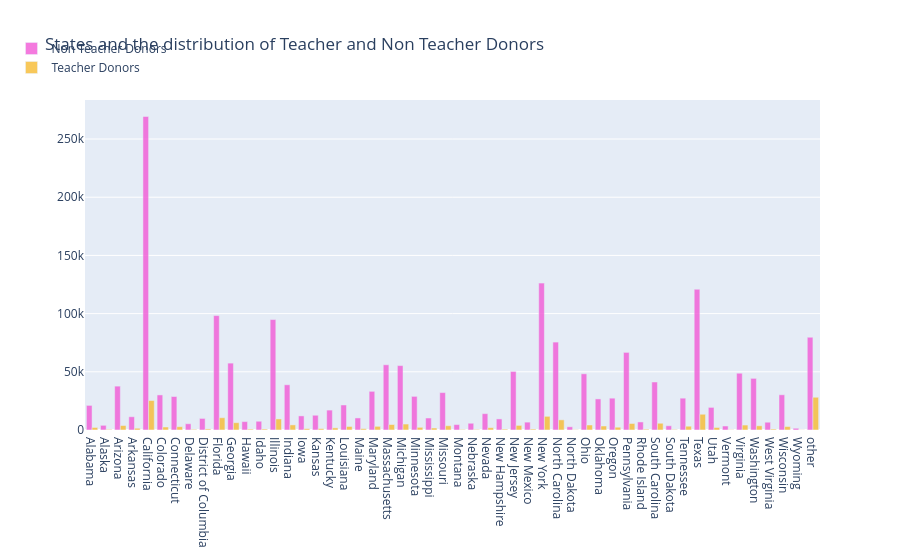

Notebook code cell kept with this figure:
### Markdown cell above
> Aunque la mayor cantidad de donantes proviene del estado de California (ubicado en la costa oeste), la región de la costa este de los Estados Unidos presenta una mayor densidad de donantes en comparación con el oeste. Una cantidad significativa de donantes también se encuentra localizada en Hawái y Alaska.

## <a id="2.6">2.6 Número de Donantes Profesores y No Profesores por Estado</a>

### Code cell
# which city and state has maximum teacher donors 
tempdf = donors_df.groupby(['Donor State', 'Donor Is Teacher']).agg({'Donor Is Teacher' : 'count' }).rename(columns={'Donor Is Teacher' : 'Teacher Donor Counts'}).reset_index()

no_df = tempdf[tempdf['Donor Is Teacher']=='No']
no_x = no_df['Donor State']
no_y = no_df['Teacher Donor Counts']
yes_df = tempdf[tempdf['Donor Is Teacher']=='Yes']
yes_x = yes_df['Donor State']
yes_y = yes_df['Teacher Donor Counts']

trace1 = go.Bar(
    x=no_x,
    y=no_y,
    name='Non Teacher Donors',
    marker=dict(color='#f259d6'),
    opacity=0.8
)
trace2 = go.Bar(
    x=yes_x,
    y=yes_y,
    name='Teacher Donors',
    marker=dict(color='#f7bb31'),
    opacity=0.8
)

data = [trace1, trace2]
layout = go.Layout(
    barmode='group',
    legend=dict(dict(x=-.1, y=1.2)),
    margin=dict(b=120),
    title = 'States and the distribution of Teacher and Non Teacher Donors',
)

fig = go.Figure(data=data, layout=layout)
iplot(fig, filename='grouped-bar')

### Figure 1 — Plotly figure (JSON) as saved in the notebook; plotly's stock layout.template omitted (floating-point values rounded to 4 significant figures)
{"data": [{"marker": {"color": "#f259d6"}, "name": "Non Teacher Donors", "opacity": 0.8, "type": "bar", "x": ["Alabama", "Alaska", "Arizona", "Arkansas", "California", "Colorado", "Connecticut", "Delaware", "District of Columbia", "Florida", "Georgia", "Hawaii", "Idaho", "Illinois", "Indiana", "Iowa", "Kansas", "Kentucky", "Louisiana", "Maine", "Maryland", "Massachusetts", "Michigan", "Minnesota", "Mississippi", "Missouri", "Montana", "Nebraska", "Nevada", "New Hampshire", "New Jersey", "New Mexico", "New York", "North Carolina", "North Dakota", "Ohio", "Oklahoma", "Oregon", "Pennsylvania", "Rhode Island", "South Carolina", "South Dakota", "Tennessee", "Texas", "Utah", "Vermont", "Virginia", "Washington", "West Virginia", "Wisconsin", "Wyoming", "other"], "y": [21124, 4006, 37690, 11383, 269366, 30132, 28773, 5379, 9940, 98281, 57461, 7201, 7509, 94882, 38847, 12121, 12680, 17105, 21486, 10349, 33230, 56017, 55318, 28893, 10294, 32150, 4641, 5804, 14037, 9514, 50303, 6758, 126213, 75546, 2752, 48271, 26707, 27347, 66685, 6912, 41245, 3633, 27350, 120909, 19431, 3423, 48775, 44358, 6681, 30253, 1505, 79685]}, {"marker": {"color": "#f7bb31"}, "name": "Teacher Donors", "opacity": 0.8, "type": "bar", "x": ["Alabama", "Alaska", "Arizona", "Arkansas", "California", "Colorado", "Connecticut", "Delaware", "District of Columbia", "Florida", "Georgia", "Hawaii", "Idaho", "Illinois", "Indiana", "Iowa", "Kansas", "Kentucky", "Louisiana", "Maine", "Maryland", "Massachusetts", "Michigan", "Minnesota", "Mississippi", "Missouri", "Montana", "Nebraska", "Nevada", "New Hampshire", "New Jersey", "New Mexico", "New York", "North Carolina", "North Dakota", "Ohio", "Oklahoma", "Oregon", "Pennsylvania", "Rhode Island", "South Carolina", "South Dakota", "Tennessee", "Texas", "Utah", "Vermont", "Virginia", "Washington", "West Virginia", "Wisconsin", "Wyoming", "other"], "y": [2188, 513, 3839, 1484, 25329, 2572, 2831, 527, 922, 10547, 6270, 766, 821, 9499, 4390, 1117, 1157, 1824, 3033, 1137, 3145, 4713, 5117, 2290, 1703, 3670, 447, 468, 1977, 745, 3963, 818, 11744, 8704, 260, 4300, 3426, 2396, 5595, 698, 5798, 451, 3254, 13540, 2158, 254, 4247, 3605, 816, 2964, 129, 28124]}], "layout": {"barmode": "group", "legend": {"x": -0.1, "y": 1.2}, "margin": {"b": 120}, "title": {"text": "States and the distribution of Teacher and Non Teacher Donors"}}}
